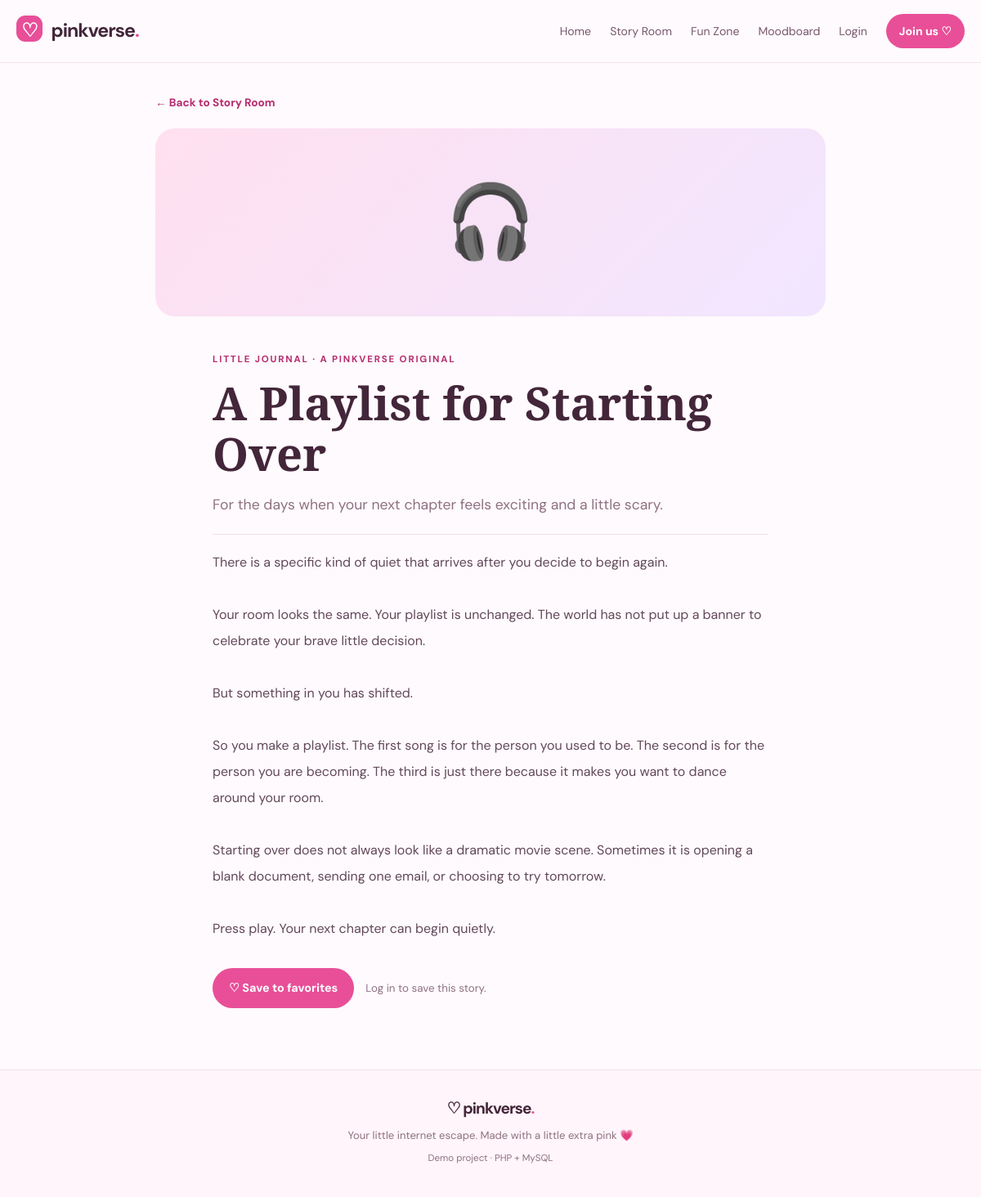
The page /story.php?id=2 on the database its author committed.
### tables this page shows
CREATE TABLE IF NOT EXISTS stories (
  id INT UNSIGNED AUTO_INCREMENT PRIMARY KEY,
  title VARCHAR(180) NOT NULL,
  category VARCHAR(60) NOT NULL,
  excerpt VARCHAR(300) NOT NULL,
  emoji VARCHAR(20) NOT NULL DEFAULT '📖',
  content TEXT NOT NULL,
  created_at TIMESTAMP DEFAULT CURRENT_TIMESTAMP
);

### config.php (called while the page is built, shortened)
<?php
function e(?string $value): string {
    return htmlspecialchars($value ?? '', ENT_QUOTES, 'UTF-8');
}
function is_logged_in(): bool {
    return isset($_SESSION['user_id']);
}

### story.php (the view, shortened to what this page needs)
<?php
require 'config.php';
$id = filter_input(INPUT_GET, 'id', FILTER_VALIDATE_INT);
$stmt = $pdo->prepare('SELECT * FROM stories WHERE id = ?');
$stmt->execute([$id ?: 0]); $story = $stmt->fetch();
$isFavorite = false;
require 'includes/header.php';
?>
<article class="reader"><a class="back-link" href="stories.php">← Back to Story Room</a><div class="reader-cover"><?= e($story['emoji']) ?></div><div class="reader-content"><span class="eyebrow"><?= e(strtoupper($story['category'])) ?> · A PINKVERSE ORIGINAL</span><h1><?= e($story['title']) ?></h1><p class="reader-excerpt"><?= e($story['excerpt']) ?></p><div class="reader-text"><?= nl2br(e($story['content'])) ?></div><form method="post" class="favorite-form"><button name="favorite" value="1" class="btn <?= $isFavorite ? 'btn-soft' : 'btn-primary' ?>" type="submit"><?= $isFavorite ? '♥ Saved to favorites' : '♡ Save to favorites' ?></button><?php if (!is_logged_in()): ?><small>Log in to save this story.</small><?php endif; ?></form></div></article>
<?php require 'includes/footer.php'; ?>

### assets/style.css (style rules this page uses)
:root { --ink:#43263a;--muted:#8e7182;--pink:#e84f98;--pink-dark:#b72c70;--pink-soft:#fff0f7;--rose:#fbd6e7;--line:#f3dce8;--white:#fff;--lilac:#f0e8ff;--shadow:0 18px 50px rgba(151,66,112,.09) }
* { box-sizing:border-box }
html { scroll-behavior:smooth }
body { margin:0;background:#fffafd;color:var(--ink);font-family:'DM Sans',sans-serif;line-height:1.6 }
a { color:inherit;text-decoration:none }
button,input { font:inherit }
.eyebrow { display:inline-block;color:var(--pink-dark);font-size:.72rem;letter-spacing:1.8px;font-weight:700 }
.btn { display:inline-flex;justify-content:center;align-items:center;gap:8px;border:0;border-radius:99px;padding:13px 20px;font-weight:700;font-size:.9rem;cursor:pointer;transition:transform .18s,box-shadow .18s,background .18s }
.btn-primary { background:var(--pink);color:white }
.reader { max-width:820px;margin:35px auto 75px }
.back-link { display:inline-block;color:var(--pink-dark);font-size:.85rem;font-weight:700;margin-bottom:20px }
.reader-cover { display:grid;place-items:center;height:230px;border-radius:24px;background:linear-gradient(135deg,#ffe0ef,#f1e6ff);font-size:5.5rem }
.reader-content { max-width:680px;margin:38px auto }
.reader-content h1 { font:600 clamp(2.3rem,5vw,3.5rem)/1.1 'Playfair Display',serif;margin:12px 0 }
.reader-excerpt { font-size:1.1rem;color:var(--muted);padding-bottom:22px;border-bottom:1px solid var(--line) }
.reader-text { font-size:1rem;line-height:2;color:#62485a;white-space:normal }
.favorite-form { display:flex;align-items:center;gap:14px;margin-top:32px }
.favorite-form small { color:var(--muted) }

### rows shown on the page
stories: emoji "🎧", category "LITTLE JOURNAL", title "A Playlist for Starting Over", excerpt "For the days when your next chapter feels exciting and a little scary.", content "There is a specific kind of quiet that arrives after you decide to begin again. Your room looks the same. Your playlist is unchanged. The world has not put up a banner to celebrate your brave little decision. But something in you has shifted. So you make a playlist. The first song is for the person you used to be. The second is for the person you are becoming. The third is just there because it makes you want to dance around your room. Starting over does not always look like a dramatic movie scene. Sometimes it is opening a blank document, sending one email, or choosing to try tomorrow. Press play. Your next chapter can begin quietly."
